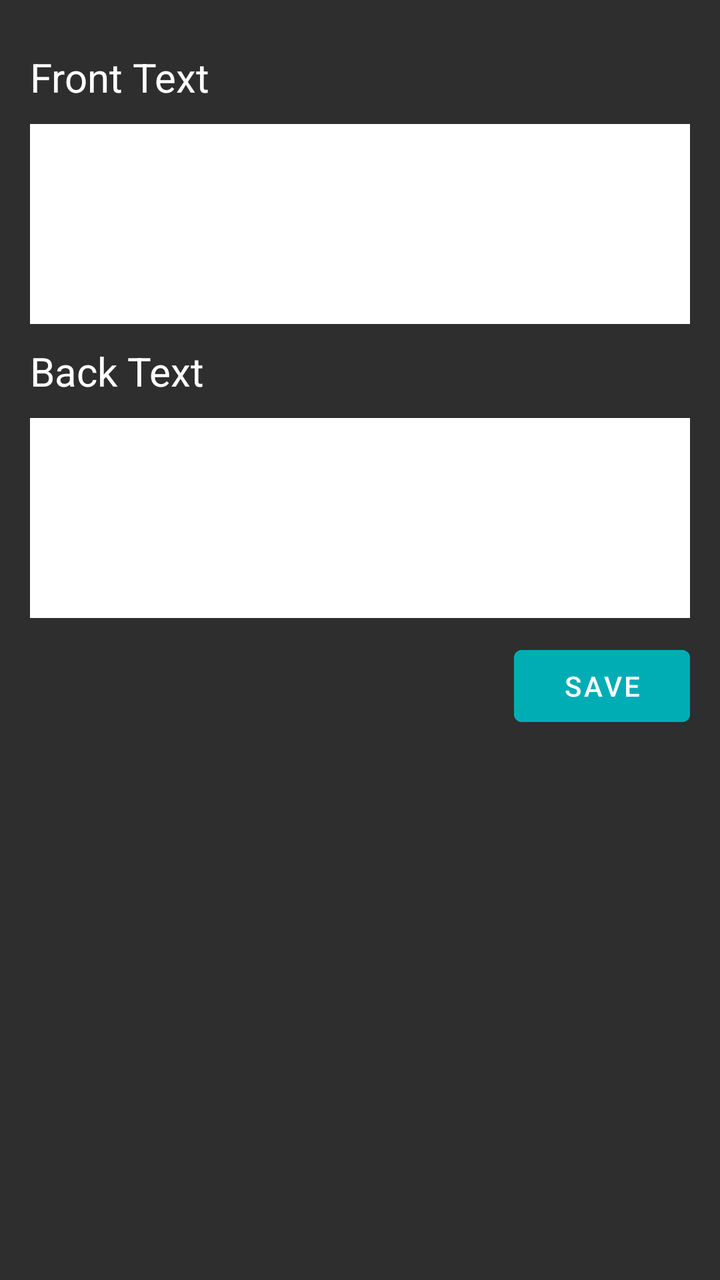
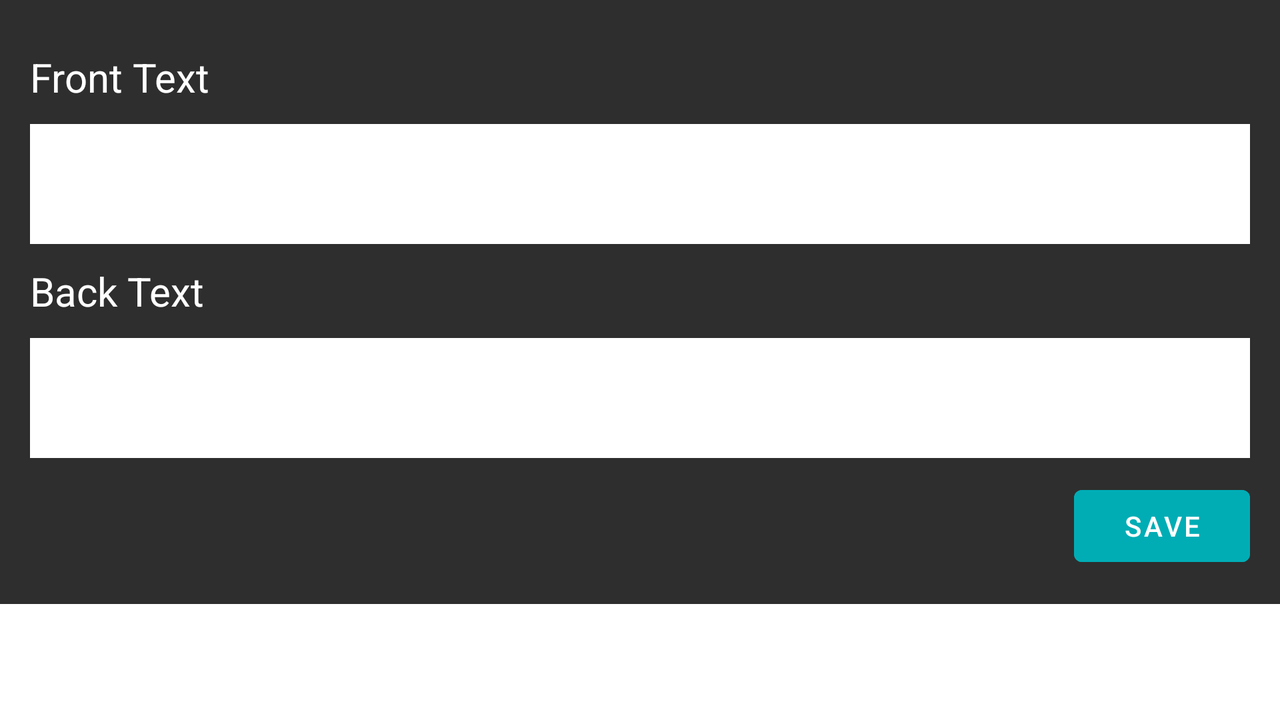

The same Android screen from two of the app's own layout files: first res/layout/ as a phone draws it, then the repository's variant for another configuration, drawn on a device whose configuration selects that folder. Both files follow.
<!-- AndroidManifest.xml: application theme Theme.FlashcardApp -->
<!-- res/layout/activity_add_flashcard.xml -->
<?xml version="1.0" encoding="utf-8"?>
<RelativeLayout xmlns:android="http://schemas.android.com/apk/res/android"
    android:layout_width="match_parent"
    android:layout_height="match_parent"
    android:background="@color/dark_gray"
    android:padding="15dp"
    >


































    <TextView
        android:id="@+id/text_view_add_flashcard_front_text"
        android:layout_width="match_parent"
        android:layout_height="wrap_content"
        android:text="Front Text"
        android:textColor="@color/white"
        android:textSize="20sp"
        android:layout_marginTop="10dp"/>

    <EditText
        android:id="@+id/edit_text_add_flashcard_front_text"
        android:layout_width="match_parent"
        android:layout_height="100dp"
        android:layout_below="@id/text_view_add_flashcard_front_text"
        android:background="@color/white"
        android:layout_marginTop="10dp"
        android:padding="10dp"
        />

    <TextView
        android:id="@+id/text_view_add_flashcard_back_text"
        android:layout_width="match_parent"
        android:layout_height="wrap_content"
        android:layout_below="@id/edit_text_add_flashcard_front_text"
        android:text="Back Text"
        android:textColor="@color/white"
        android:textSize="20sp"
        android:layout_marginTop="10dp"
        />

    <EditText
        android:id="@+id/edit_text_add_flashcard_back_text"
        android:layout_width="match_parent"
        android:layout_height="100dp"
        android:layout_below="@id/text_view_add_flashcard_back_text"
        android:background="@color/white"
        android:layout_marginTop="10dp"
        android:padding="10dp"

        />

    <Button
        android:id="@+id/button_add_flashcard_submit"
        android:layout_width="wrap_content"
        android:layout_height="wrap_content"
        android:layout_below="@id/edit_text_add_flashcard_back_text"
        android:text="Save"
        android:backgroundTint="@color/dark_blue"
        android:layout_alignEnd="@id/edit_text_add_flashcard_back_text"
        android:layout_marginTop="10dp"
        />

</RelativeLayout>
<!-- resources referenced by this layout -->
<resources>
  <color name="dark_blue">#00ADB5</color>
  <color name="dark_gray">#2E2E2E</color>
  <color name="white">#FFFFFFFF</color>
  <style name="Theme.FlashcardApp" parent="Theme.MaterialComponents.DayNight.DarkActionBar">
          
          <item name="colorPrimary">@color/dark_gray</item>
          <item name="colorPrimaryVariant">@color/purple_700</item>
          <item name="colorOnPrimary">@color/white</item>
          
          <item name="colorSecondary">@color/teal_200</item>
          <item name="colorSecondaryVariant">@color/teal_700</item>
          <item name="colorOnSecondary">@color/black</item>
          
          <item name="android:statusBarColor">?attr/colorPrimaryVariant</item>
          
      </style>
  <color name="purple_700">#FF3700B3</color>
  <color name="teal_200">#FF03DAC5</color>
  <color name="teal_700">#FF018786</color>
  <color name="black">#FF000000</color>
</resources>
<!-- res/layout-land/activity_add_flashcard.xml (the repository's variant of the layout above) -->
<!-- drawn on the phone turned sideways -->
<?xml version="1.0" encoding="utf-8"?>
<ScrollView xmlns:android="http://schemas.android.com/apk/res/android"
    android:layout_width="match_parent"
    android:layout_height="match_parent">

    <RelativeLayout xmlns:android="http://schemas.android.com/apk/res/android"
        android:layout_width="match_parent"
        android:layout_height="match_parent"
        android:background="@color/dark_gray"
        android:padding="15dp">

        <TextView
            android:id="@+id/text_view_add_flashcard_front_text"
            android:layout_width="match_parent"
            android:layout_height="wrap_content"
            android:layout_marginTop="10dp"
            android:text="Front Text"
            android:textColor="@color/white"
            android:textSize="20sp" />

        <EditText
            android:id="@+id/edit_text_add_flashcard_front_text"
            android:layout_width="match_parent"
            android:layout_height="60dp"
            android:layout_below="@id/text_view_add_flashcard_front_text"
            android:layout_marginTop="10dp"
            android:background="@color/white" />

        <TextView
            android:id="@+id/text_view_add_flashcard_back_text"
            android:layout_width="match_parent"
            android:layout_height="wrap_content"
            android:layout_below="@id/edit_text_add_flashcard_front_text"
            android:layout_marginTop="10dp"
            android:text="Back Text"
            android:textColor="@color/white"
            android:textSize="20sp" />

        <EditText
            android:id="@+id/edit_text_add_flashcard_back_text"
            android:layout_width="match_parent"
            android:layout_height="60dp"
            android:layout_below="@id/text_view_add_flashcard_back_text"
            android:layout_marginTop="10dp"
            android:background="@color/white" />

        <Button
            android:id="@+id/button_add_flashcard_submit"
            android:layout_width="wrap_content"
            android:layout_height="wrap_content"
            android:layout_below="@id/edit_text_add_flashcard_back_text"
            android:layout_alignEnd="@id/edit_text_add_flashcard_back_text"
            android:layout_marginTop="10dp"
            android:backgroundTint="@color/dark_blue"
            android:text="Save" />

    </RelativeLayout>
</ScrollView>
